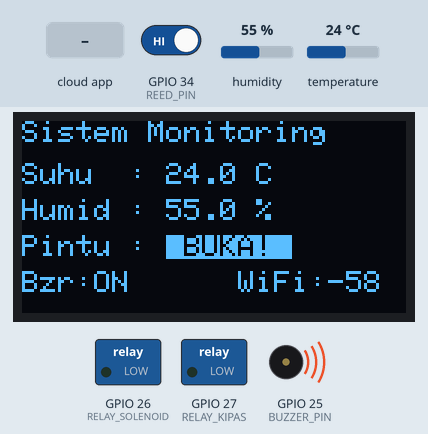
Simulated run of this sketch. Board: ESP32. On the bench: 128×64 one-colour display, switched loads named in the sketch (green lamp = pin HIGH), buzzer (waves = sounding, pin HIGH). The inputs (shaded band) are chosen by the test bench; at power-on: GPIO 34 (REED_PIN) HIGH, humidity 55 %, temperature 24 °C. WiFi joins after 1.5 s; servers stay silent unless stated; the local clock reads 2024-03-15 10:24:30 at power-on unless the sketch sets it; what the sketch prints to the serial monitor is not drawn.

Above: at 3.0 s.
3.1 s: GPIO 34 (REED_PIN) driven LOW
At 4.3 s:
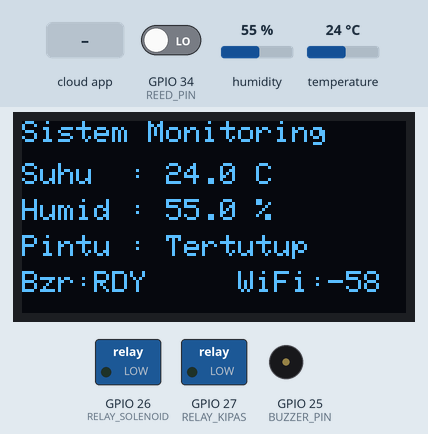
5.3 s: the phone or cloud app sets buzzerMute to 1
At 7.0 s:
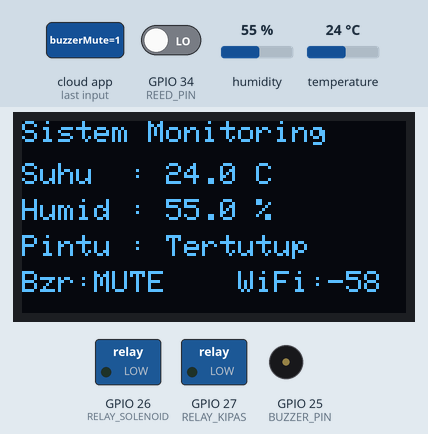
7.3 s: GPIO 34 (REED_PIN) driven HIGH
At 12.4 s:
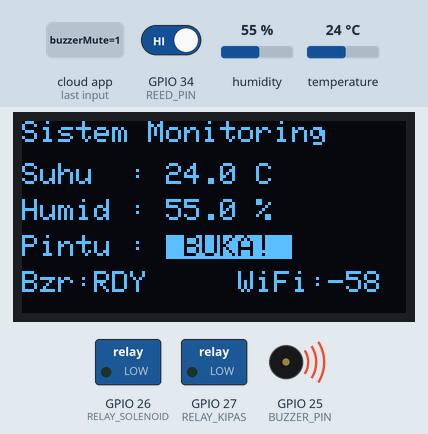
16.5 s: humidity set to 79 %
At 19.8 s:
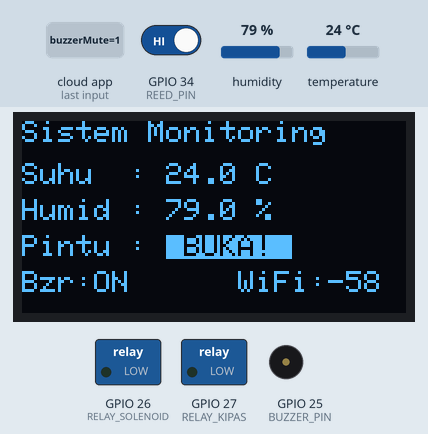
20.5 s: humidity set to 82 %
At 23.8 s:
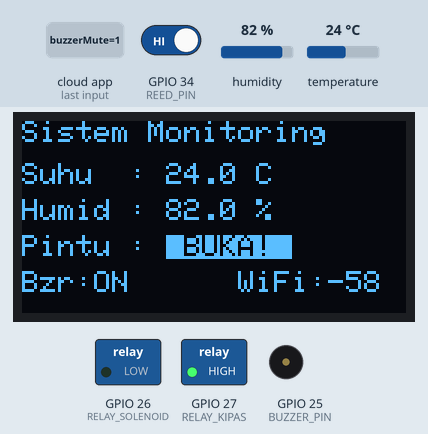
25.5 s: the phone or cloud app sets buzzerMute to 1
At 26.7 s:
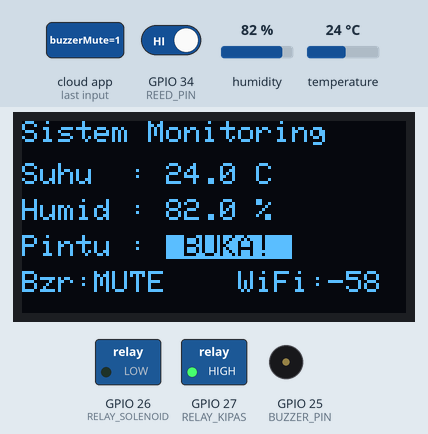
Timing chart, 0 to 28.5 s (numbered marks = the images above; inputs shaded):
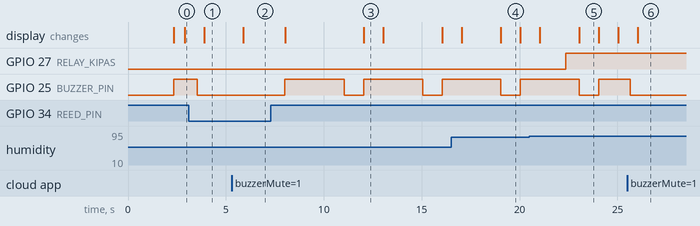

Measured:
- the behaviour switches between 80 and 81 % on humidity (found by bisection; images 4 and 5)
- after the input at 3.1 s, GPIO 25 (BUZZER_PIN): HIGH → LOW after 0.44 s; the display: changes after 0.79 s (image 1)
- after the input at 5.3 s, the display: changes after 0.59 s (image 2)
- after the input at 7.3 s, GPIO 25 (BUZZER_PIN): alternates HIGH for 3.0 s and LOW for 1.0 s, starting after 0.72 s; the display: first changes after 0.74 s (image 3 shows a later state)
- after the input at 16.5 s, the display: first differs from a run without the input after 2.5 s (image 4)
- after the input at 20.5 s, GPIO 27 (RELAY_KIPAS): LOW → HIGH after 1.8 s; the display: first differs from a run without the input after 2.5 s (image 5)
- after the input at 25.5 s, the display: changes after 0.54 s (image 6)

The sketch:

monitoring_final.ino
```cpp
// ==========================================
// 🏗️ SISTEM MONITORING KONTAINER LOGISTIK
// ESP32 + Firebase Realtime Database
// File: monitoring_final.ino
// ==========================================

#include <WiFi.h>
#include <FirebaseESP32.h>
#include <ArduinoJson.h>
#include <DHT.h>
#include <Wire.h>
#include <Adafruit_GFX.h>
#include <Adafruit_SSD1306.h>
#include <RTClib.h>
#include <time.h>

// ==========================================
// 🔐 KONFIGURASI FIREBASE
// ==========================================
#define API_KEY "AIzaSyAdaq-v_4r3HeY4_lIiaN_J8FVsXgXzVTg"
#define DATABASE_URL "iot-monitoring-1d95d-default-rtdb.asia-southeast1.firebasedatabase.app"

// ==========================================
// 📶 KONFIGURASI WIFI
// ==========================================
#define WIFI_SSID "YANTO GAMING"
#define WIFI_PASSWORD "makesomenoise"

// ==========================================
// 📌 PIN DEFINITIONS
// ==========================================
#define DHTPIN          4
#define DHTTYPE         DHT22
#define REED_PIN        34
#define BUZZER_PIN      25
// Pin 26 dan 27 DISILANG karena fakta fisik membuktikan:
// Saat kode mengaktifkan Pin 26, yang menyala malah Solenoid.
#define RELAY_KIPAS     27
#define RELAY_SOLENOID  26

// ==========================================
// 📺 OLED CONFIGURATION
// ==========================================
#define SCREEN_WIDTH  128
#define SCREEN_HEIGHT 64
#define OLED_RESET    -1

// ==========================================
// ⚙️ THRESHOLD & TIMING
// ==========================================
#define SUHU_MAX          30.0
#define KELEMBAPAN_MAX    80.0
#define INTERVAL_KIRIM    15000   // 15 detik kirim realtime data
#define INTERVAL_SENSOR   2000    // 2 detik baca sensor
#define INTERVAL_PINTU    300     // 300ms cek pintu
#define INTERVAL_OLED     1000    // 1 detik update OLED
#define INTERVAL_HEARTBEAT 60000  // 1 menit heartbeat

// ==========================================
// 🔧 NTP CONFIGURATION
// ==========================================
#define NTP_SERVER "pool.ntp.org"
#define GMT_OFFSET 25200  // GMT+7 (WIB)
#define DST_OFFSET 0

// ==========================================
// 📦 OBJECTS
// ==========================================
DHT dht(DHTPIN, DHTTYPE);
Adafruit_SSD1306 display(SCREEN_WIDTH, SCREEN_HEIGHT, &Wire, OLED_RESET);
RTC_DS3231 rtc;
bool rtcValid = false;

// Firebase Objects
FirebaseData fbdo;
FirebaseData fbdoStream;
FirebaseAuth auth;
FirebaseConfig config;

// ==========================================
// 📊 STATUS SISTEM
// ==========================================
float suhu = 0, kelembapan = 0;
bool statusPintu = false;
bool manualKipas = false;
bool manualSolenoid = false;

// Hardware State Variables
bool hardwareKipasOn = false;
bool hardwareSolenoidOn = false;

// Alarm Flags
bool alarmSuhuAktif = false;
bool alarmHumidAktif = false;
bool alarmPintuAktif = false;

// Hysteresis Spam Prevention
float lastAlarmSuhu = 0;
float lastAlarmHumid = 0;
bool alarmSuhuSent = false;
bool alarmHumidSent = false;
bool alarmPintuSent = false;

// Data Logging History Prevention
float lastLoggedSuhu = 0;
float lastLoggedHumid = 0;
bool lastLoggedPintu = false;
bool lastLoggedKipas = false;
bool lastLoggedSolenoid = false;
unsigned long lastLogTime = 0;

// Buzzer State
bool buzzerMuted = false;
bool buzzerActive = false;
unsigned long buzzerStartTime = 0;
#define BUZZER_DURATION 3000 // Bunyi 3 detik saja untuk mengamankan hardware

// Realtime Event Trigger
bool forceRealtimeUpdate = false;

// Timing
unsigned long lastSensorRead = 0;
unsigned long lastDataSend = 0;
unsigned long lastPintuCheck = 0;
unsigned long lastOLEDUpdate = 0;
unsigned long lastHeartbeat = 0;

bool firebaseReady = false;
bool streamStarted = false;
bool wifiConnected = false;

unsigned long dataSuccessCount = 0;
unsigned long dataFailCount = 0;

// ==========================================
// 📶 KONEKSI WIFI
// ==========================================
void connectWiFi() {
  if (WiFi.status() == WL_CONNECTED) {
    wifiConnected = true;
    return;
  }

  Serial.println("📶 Menghubungkan ke WiFi...");
  WiFi.mode(WIFI_STA);
  WiFi.setAutoReconnect(true);
  WiFi.begin(WIFI_SSID, WIFI_PASSWORD);

  int attempts = 0;
  while (WiFi.status() != WL_CONNECTED && attempts < 40) {
    delay(500);
    Serial.print(".");
    attempts++;
  }

  if (WiFi.status() == WL_CONNECTED) {
    wifiConnected = true;
    Serial.println("\n✅ WiFi terhubung!");
  } else {
    wifiConnected = false;
    Serial.println("\n❌ Gagal terhubung ke WiFi!");
  }
}

// ==========================================
// 🔥 INISIALISASI FIREBASE
// ==========================================
void initFirebase() {
  Serial.println("🔥 Menginisialisasi Firebase...");
  config.api_key = API_KEY;
  config.database_url = DATABASE_URL;
  config.signer.test_mode = true;

  Firebase.begin(&config, &auth);
  Firebase.reconnectWiFi(true);

  firebaseReady = true;
  Serial.println("✅ Firebase siap!");
}

// ==========================================
// 📡 STREAM CALLBACK (Menerima kontrol dari web)
// ==========================================
void streamCallback(StreamData data) {
  if (data.dataType() == "json") {
    FirebaseJson *json = data.jsonObjectPtr();
    if (!json) return;

    FirebaseJsonData result;
    if (json->get(result, "kipas")) {
      manualKipas = (result.intValue == 1);
    }
    if (json->get(result, "solenoid")) {
      manualSolenoid = (result.intValue == 1);
    }
    if (json->get(result, "buzzerMute")) {
      buzzerMuted = (result.intValue == 1);
    }
  }
  else if (data.dataType() == "int" || data.dataType() == "boolean" || data.dataType() == "double") {
    String path = data.dataPath();
    int nilai = data.intData();

    if (path == "/kipas") manualKipas = (nilai == 1);
    else if (path == "/solenoid") manualSolenoid = (nilai == 1);
    else if (path == "/buzzerMute") buzzerMuted = (nilai == 1);
  }

  // Update hardware pin states immediately based on new manual controls
  updateHardwarePins();
  forceRealtimeUpdate = true; // Langsung update Firebase agar Web langsung berubah
}

void streamTimeoutCallback(bool timeout) {
  if (timeout) Serial.println("⚠️ Firebase stream timeout!");
}

void startStream() {
  if (!firebaseReady || streamStarted) return;
  Serial.println("📡 Memulai stream kontrol...");
  Firebase.beginStream(fbdoStream, "/kontrol");
  Firebase.setStreamCallback(fbdoStream, streamCallback, streamTimeoutCallback);
  streamStarted = true;
  Serial.println("✅ Stream kontrol aktif pada /kontrol");
}

// ==========================================
// ⚙️ UPDATE HARDWARE PINS (Menerapkan Logika)
// ==========================================
void updateHardwarePins() {
  // 1. LOGIKA KIPAS: Menyala jika Suhu ATAU Kelembapan Tinggi ATAU dinyalakan manual
  bool autoKipasOn = (suhu > SUHU_MAX || kelembapan > KELEMBAPAN_MAX);
  hardwareKipasOn = manualKipas || autoKipasOn;

  // 2. LOGIKA SOLENOID: Murni dari kontrol manual web
  hardwareSolenoidOn = manualSolenoid;

  // 3. APPLY TO HARDWARE PINS (Tanpa Swap - Sesuai kode lama teman Anda)
  digitalWrite(RELAY_KIPAS, hardwareKipasOn ? HIGH : LOW);
  digitalWrite(RELAY_SOLENOID, hardwareSolenoidOn ? HIGH : LOW);
}

// ==========================================
// 🔊 PROCESS BUZZER
// ==========================================
void processBuzzer() {
  if (alarmPintuAktif) {
    if (buzzerMuted) {
      if (buzzerActive) {
        digitalWrite(BUZZER_PIN, LOW);
        buzzerActive = false;
      }
    } else {
      if (!buzzerActive && (millis() - buzzerStartTime >= BUZZER_DURATION + 1000 || buzzerStartTime == 0)) {
        // Hanya trigger ON pertama kali
        digitalWrite(BUZZER_PIN, HIGH);
        buzzerActive = true;
        buzzerStartTime = millis();
        Serial.println("🔔 BUZZER ON");
      }

      // Auto-off setelah 3 detik untuk melindungi buzzer agar tidak jebol
      if (buzzerActive && (millis() - buzzerStartTime >= BUZZER_DURATION)) {
        digitalWrite(BUZZER_PIN, LOW);
        buzzerActive = false;
        Serial.println("🔇 BUZZER AUTO-OFF (Timeout 3s)");
      }
    }
  } else {
    // Pintu tertutup -> matikan buzzer
    if (buzzerActive) {
      digitalWrite(BUZZER_PIN, LOW);
      buzzerActive = false;
      buzzerStartTime = 0;
    }
  }
}

// ==========================================
// 🌡️ BACA SENSOR DHT22
// ==========================================
void bacaSensor() {
  float bacaSuhu = dht.readTemperature();
  float bacaHumid = dht.readHumidity();

  if (!isnan(bacaSuhu) && !isnan(bacaHumid)) {
    suhu = bacaSuhu;
    kelembapan = bacaHumid;
  } else {
    Serial.println("⚠️ ERROR: Gagal baca DHT22");
    // (return; DIHAPUS DISINI AGAR KOMPONEN LAIN TETAP JALAN)
  }

  updateHardwarePins(); // Update hardware immediately after reading

  // Hysteresis Logika untuk Alarm Suhu/Kelembapan
  if (suhu > SUHU_MAX) {
    alarmSuhuAktif = true;
  } else if (suhu <= SUHU_MAX - 2.0) {
    // Turun 2 derajat baru reset alarm
    alarmSuhuAktif = false;
    alarmSuhuSent = false;
  }

  if (kelembapan > KELEMBAPAN_MAX) {
    alarmHumidAktif = true;
  } else if (kelembapan <= KELEMBAPAN_MAX - 5.0) {
    // Turun 5% baru reset alarm
    alarmHumidAktif = false;
    alarmHumidSent = false;
  }
}

// ==========================================
// 🚪 CEK PINTU (Reed Switch)
// ==========================================
void cekPintu() {
  bool bacaPintu = digitalRead(REED_PIN); // HIGH = Terbuka, LOW = Tertutup

  if (bacaPintu == HIGH && !statusPintu) {
    statusPintu = true;
    alarmPintuAktif = true;
    alarmPintuSent = false;
    buzzerMuted = false;    // Auto-unmute buzzer ketika pintu baru dibuka lagi
    buzzerStartTime = 0;    // Reset timer buzzer
    forceRealtimeUpdate = true; // Langsung update Firebase!
    Serial.println("🚪 PINTU: TERBUKA");
  }
  else if (bacaPintu == LOW && statusPintu) {
    statusPintu = false;
    alarmPintuAktif = false;
    forceRealtimeUpdate = true; // Langsung update Firebase!
    Serial.println("🚪 PINTU: TERTUTUP");
  }
}

// ==========================================
// 📤 KIRIM DATA KE FIREBASE
// ==========================================
void kirimDataFirebase() {
  if (!firebaseReady || !wifiConnected) return;

  unsigned long timestamp = 0;
  int yr = 2000, mo = 1, dy = 1, hr = 0, mn = 0, sc = 0;
  time_t now_t = time(nullptr);

  if (now_t > 1609459200) { // Jika NTP valid (> tahun 2021)
    timestamp = (unsigned long)now_t;
    struct tm* timeinfo = localtime(&now_t);
    yr = timeinfo->tm_year + 1900;
    mo = timeinfo->tm_mon + 1;
    dy = timeinfo->tm_mday;
    hr = timeinfo->tm_hour;
    mn = timeinfo->tm_min;
    sc = timeinfo->tm_sec;
  } else if (rtcValid) { // Jika NTP mati tapi RTC hidup
    DateTime now = rtc.now();
    timestamp = now.unixtime();
    yr = now.year(); mo = now.month(); dy = now.day();
    hr = now.hour(); mn = now.minute(); sc = now.second();
  } else {
    timestamp = millis() / 1000;
  }

  char tanggal[11];
  snprintf(tanggal, sizeof(tanggal), "%04d-%02d-%02d", yr, mo, dy);
  char waktu[9];
  snprintf(waktu, sizeof(waktu), "%02d:%02d:%02d", hr, mn, sc);

  // ---- 1. REALTIME PUSH ----
  FirebaseJson rtJson;
  rtJson.set("suhu", (double)suhu);
  rtJson.set("kelembapan", (double)kelembapan);
  rtJson.set("pintu", statusPintu);
  rtJson.set("kipas", hardwareKipasOn);       // Kirim state kipas yg sebenarnya
  rtJson.set("solenoid", hardwareSolenoidOn); // Kirim state solenoid yg sebenarnya
  rtJson.set("buzzerMuted", buzzerMuted);
  rtJson.set("buzzerActive", buzzerActive);
  rtJson.set("manualKipas", manualKipas);
  rtJson.set("timestamp", (double)timestamp);
  rtJson.set("tanggal", tanggal);
  rtJson.set("waktu", waktu);
  rtJson.set("alarmSuhu", alarmSuhuAktif);
  rtJson.set("alarmKelembapan", alarmHumidAktif);
  rtJson.set("alarmPintu", alarmPintuAktif);
  rtJson.set("rssi", WiFi.RSSI());
  rtJson.set("uptime", (double)(millis() / 1000));

  Firebase.setJSON(fbdo, "/realtime", rtJson);

  // ---- 2. PUSH HISTORIS LOG (BERDASARKAN PERUBAHAN SIGNIFIKAN) ----
  bool signifikantChange = false;
  unsigned long currentMillis = millis();

  // Cek beda absolut suhu > 1.0 atau humid > 5.0
  if (abs(suhu - lastLoggedSuhu) >= 1.0) signifikantChange = true;
  if (abs(kelembapan - lastLoggedHumid) >= 5.0) signifikantChange = true;
  // Cek perubahan status digital
  if (statusPintu != lastLoggedPintu) signifikantChange = true;
  if (hardwareKipasOn != lastLoggedKipas) signifikantChange = true;
  if (hardwareSolenoidOn != lastLoggedSolenoid) signifikantChange = true;
  // Keep-alive push setiap 1 jam (3600000 ms)
  if (currentMillis - lastLogTime >= 3600000) signifikantChange = true;

  if (signifikantChange) {
    FirebaseJson logJsonObj;
    logJsonObj.set("suhu", (double)suhu);
    logJsonObj.set("kelembapan", (double)kelembapan);
    logJsonObj.set("pintu", statusPintu);
    logJsonObj.set("kipas", hardwareKipasOn);
    logJsonObj.set("solenoid", hardwareSolenoidOn);
    logJsonObj.set("timestamp", (double)timestamp);
    logJsonObj.set("tanggal", tanggal);
    logJsonObj.set("waktu", waktu);

    Firebase.pushJSON(fbdo, "/log", logJsonObj);

    // Update last logged values
    lastLoggedSuhu = suhu;
    lastLoggedHumid = kelembapan;
    lastLoggedPintu = statusPintu;
    lastLoggedKipas = hardwareKipasOn;
    lastLoggedSolenoid = hardwareSolenoidOn;
    lastLogTime = currentMillis;
    Serial.println("  ✅ Log Historis disimpan (Perubahan Signifikan)");
  }

  // ---- 3. KIRIM ALARM (Hanya sekali per kejadian trigger) ----
  if (alarmSuhuAktif && !alarmSuhuSent) {
    FirebaseJson alarmObj;
    alarmObj.set("tipe", "suhu_tinggi");
    alarmObj.set("pesan", "PERINGATAN! Suhu: " + String(suhu, 1) + "°C");
    alarmObj.set("nilai", (double)suhu);
    alarmObj.set("timestamp", (double)timestamp);
    alarmObj.set("dibaca", false);
    Firebase.pushJSON(fbdo, "/alarm", alarmObj);
    alarmSuhuSent = true;
    Serial.println("  🚨 Alarm suhu tinggi terkirim!");
  }

  if (alarmHumidAktif && !alarmHumidSent) {
    FirebaseJson alarmObj2;
    alarmObj2.set("tipe", "kelembapan_tinggi");
    alarmObj2.set("pesan", "PERINGATAN! Kelembapan: " + String(kelembapan, 1) + "%");
    alarmObj2.set("nilai", (double)kelembapan);
    alarmObj2.set("timestamp", (double)timestamp);
    alarmObj2.set("dibaca", false);
    Firebase.pushJSON(fbdo, "/alarm", alarmObj2);
    alarmHumidSent = true;
    Serial.println("  🚨 Alarm kelembapan tinggi terkirim!");
  }

  if (alarmPintuAktif && !alarmPintuSent) {
    FirebaseJson alarmObj3;
    alarmObj3.set("tipe", "pintu_terbuka");
    alarmObj3.set("pesan", "PERINGATAN! Pintu kontainer terbuka!");
    alarmObj3.set("timestamp", (double)timestamp);
    alarmObj3.set("dibaca", false);
    Firebase.pushJSON(fbdo, "/alarm", alarmObj3);
    alarmPintuSent = true;
    Serial.println("  🚨 Alarm pintu terbuka terkirim!");
  }
}

// ==========================================
// 💓 HEARTBEAT
// ==========================================
void sendHeartbeat() {
  if (!firebaseReady || !wifiConnected) return;

  unsigned long timestamp = millis() / 1000;
  if (rtcValid) timestamp = rtc.now().unixtime();
  time_t t = time(nullptr);
  if (t > 1609459200) timestamp = (unsigned long)t;

  FirebaseJson hbJson;
  hbJson.set("online", true);
  hbJson.set("rssi", WiFi.RSSI());
  hbJson.set("uptime", (double)(millis() / 1000));
  hbJson.set("freeHeap", (double)ESP.getFreeHeap());
  hbJson.set("ip", WiFi.localIP().toString());
  hbJson.set("timestamp", (double)timestamp);

  Firebase.setJSON(fbdo, "/status", hbJson);
}

// ==========================================
// 📺 UPDATE OLED
// ==========================================
void updateOLED() {
  display.clearDisplay();
  display.setTextSize(1);
  display.setTextColor(SSD1306_WHITE);

  display.setCursor(0, 0);
  display.print("Sistem Monitoring");

  display.setCursor(0, 14);
  display.print("Suhu  : "); display.print(suhu, 1); display.print(" C");

  display.setCursor(0, 26);
  display.print("Humid : "); display.print(kelembapan, 1); display.print(" %");

  display.setCursor(0, 38);
  display.print("Pintu : ");
  if (statusPintu) {
    display.setTextColor(SSD1306_BLACK, SSD1306_WHITE);
    display.print(" BUKA! ");
    display.setTextColor(SSD1306_WHITE);
  } else {
    display.print("Tertutup");
  }

  display.setCursor(0, 50);
  if (buzzerActive) display.print("Bzr:ON  ");
  else if (buzzerMuted) display.print("Bzr:MUTE");
  else display.print("Bzr:RDY ");

  display.setCursor(72, 50);
  if (wifiConnected) {
    display.print("WiFi:"); display.print(WiFi.RSSI());
  } else {
    display.print("WiFi:OFF");
  }

  display.display();
}

// ==========================================
// ⚙️ SETUP
// ==========================================
void setup() {
  Serial.begin(115200);
  Serial.println("\n🏗️ SISTEM MONITORING KONTAINER - FINAL");

  pinMode(REED_PIN, INPUT_PULLUP);
  pinMode(BUZZER_PIN, OUTPUT);
  pinMode(RELAY_KIPAS, OUTPUT);
  pinMode(RELAY_SOLENOID, OUTPUT);

  digitalWrite(RELAY_KIPAS, LOW);
  digitalWrite(RELAY_SOLENOID, LOW);
  digitalWrite(BUZZER_PIN, LOW);

  dht.begin();
  Wire.begin(21, 22);

  if (display.begin(SSD1306_SWITCHCAPVCC, 0x3C)) {
    display.clearDisplay();
    display.setTextColor(SSD1306_WHITE);
    display.setTextSize(1);
    display.setCursor(0, 20); display.println("   Monitoring Final");
    display.setCursor(0, 40); display.println("   Menghubungkan...");
    display.display();
  }

  if (rtc.begin()) {
    rtcValid = true;
    Serial.println("✅ RTC DS3231 aktif");
  } else {
    Serial.println("⚠️ RTC tidak ditemukan!");
  }

  connectWiFi();

  if (wifiConnected) {
    configTime(GMT_OFFSET, DST_OFFSET, NTP_SERVER);
    initFirebase();
    startStream();
    sendHeartbeat();
  }
}

// ==========================================
// 🔁 LOOP
// ==========================================
void loop() {
  unsigned long currentMillis = millis();

  Firebase.reconnectNetwork(true);

  if (WiFi.status() != WL_CONNECTED) {
    if (wifiConnected) wifiConnected = false;
  } else if (!wifiConnected) {
    wifiConnected = true;
    if (firebaseReady) {
      streamStarted = false;
      startStream();
    }
  }

  if (currentMillis - lastSensorRead >= INTERVAL_SENSOR) {
    lastSensorRead = currentMillis;
    bacaSensor();
  }

  if (currentMillis - lastPintuCheck >= INTERVAL_PINTU) {
    lastPintuCheck = currentMillis;
    cekPintu();
  }

  // EVENT-DRIVEN / REALTIME UPDATE
  if (forceRealtimeUpdate || currentMillis - lastDataSend >= INTERVAL_KIRIM) {
    lastDataSend = currentMillis;
    forceRealtimeUpdate = false;
    kirimDataFirebase();
  }

  if (currentMillis - lastOLEDUpdate >= INTERVAL_OLED) {
    lastOLEDUpdate = currentMillis;
    updateOLED();
  }

  if (currentMillis - lastHeartbeat >= INTERVAL_HEARTBEAT) {
    lastHeartbeat = currentMillis;
    sendHeartbeat();
  }

  processBuzzer();
}
```
